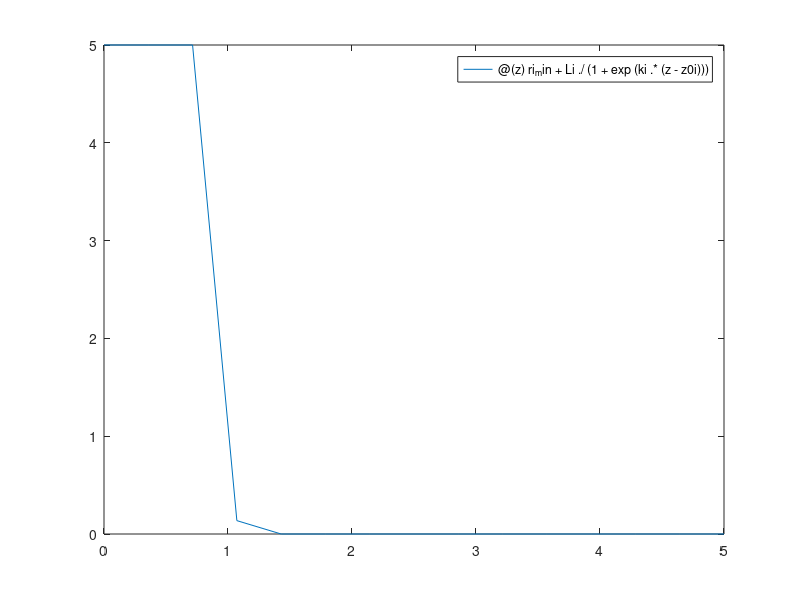

The MATLAB source for this figure: (Note: this script raises an error after producing the figure.)
%%%%%%%%%%%%%%%%%%%%%%%%%%%%%%%%%%%%%%%%%%%%%%%%%%%%%
%%%%%PROGRAMA PARA REPRESENTAR CURVAS LOGÍSTICAS%%%%%
%%%%%%%%%%%%%%%%%%%%%%%%%%%%%%%%%%%%%%%%%%%%%%%%%%%%%
z = linspace(0,5); % Variable longitud de propagación del haz (mm)

% PARÁMETROS DE LA CURVA INTERIOR
ki = 50; % Tasa de decrecimiento de la curva
ri_max = 5; % Valor máximo que toma la curva
ri_min = 0; % Valor mínimo que toma la curva
z0i = 1; % El valor de z donde la curva toma su valor medio
Li = ri_max-ri_min; % Parámetro auxiliar

% PARÁMETROS DE LA CURVA EXTERIOR
ke = 2; % Tasa de decrecimiento de la curva
re_max = 3; % Valor máximo que toma la curva
re_min = 2; % Valor mínimo que toma la curva
z0e = 0; % El valor de z donde la curva toma su valor medio
Le = re_max-re_min; % Parámetro auxiliar

% FUNCIÓN RADIO DEL CANAL (SIGMOIDES)
ri = @(z) ri_min + Li./(1+exp(ki.*(z-z0i))); % Radio del canal interior  
... con iones de Kr^8+
re = @(z) re_min + Le./(1+exp(ke.*(z-z0e))); % Radio del canal exterior  
... con iones de Kr^8+

% REPRESENTACIÓN GRÁFICA DE LAS CURVAS LOGÍSTICAS
f1 = fplot(ri,[0 5]); % Frontera interior
set(f1(1),'linewidth',1);
grid on
hold on
f2 = fplot(re,[0 5]); % Frontera exterior
set(f2(1),'linewidth',1);
hold off

% LEYENDA
xlabel({'Distancia de propagación','z (mm)'})
ylabel({'Radio del canal con iones','r (\mum)'})
legend('Frontera interior','Frontera exterior')



